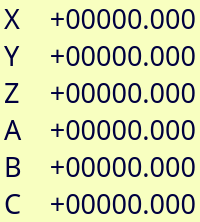
                  <widget class="QWidget" name="frmMPos" native="true">
                   <property name="sizePolicy">
                    <sizepolicy hsizetype="Expanding" vsizetype="Preferred">
                     <horstretch>0</horstretch>
                     <verstretch>0</verstretch>
                    </sizepolicy>
                   </property>
                   <property name="minimumSize">
                    <size>
                     <width>0</width>
                     <height>0</height>
                    </size>
                   </property>
                   <property name="styleSheet">
                    <string notr="true">background-color: rgb(248, 255, 192);
color: rgb(0, 0, 63);</string>
                   </property>
                   <layout class="QGridLayout" name="gridLayout_2">
                    <property name="leftMargin">
                     <number>4</number>
                    </property>
                    <property name="topMargin">
                     <number>0</number>
                    </property>
                    <property name="rightMargin">
                     <number>4</number>
                    </property>
                    <property name="bottomMargin">
                     <number>0</number>
                    </property>
                    <property name="spacing">
                     <number>0</number>
                    </property>
                    <item row="0" column="0">
                     <widget class="QLabel" name="lblLblPosX">
                      <property name="sizePolicy">
                       <sizepolicy hsizetype="Expanding" vsizetype="Fixed">
                        <horstretch>1</horstretch>
                        <verstretch>0</verstretch>
                       </sizepolicy>
                      </property>
                      <property name="maximumSize">
                       <size>
                        <width>16777215</width>
                        <height>16777215</height>
                       </size>
                      </property>
                      <property name="font">
                       <font>
                        <family>LED Calculator</family>
                        <pointsize>20</pointsize>
                       </font>
                      </property>
                      <property name="contextMenuPolicy">
                       <enum>Qt::CustomContextMenu</enum>
                      </property>
                      <property name="text">
                       <string notr="true">X</string>
                      </property>
                     </widget>
                    </item>
                    <item row="0" column="1">
                     <widget class="QLabel" name="lblPosX">
                      <property name="sizePolicy">
                       <sizepolicy hsizetype="Expanding" vsizetype="Fixed">
                        <horstretch>3</horstretch>
                        <verstretch>0</verstretch>
                       </sizepolicy>
                      </property>
                      <property name="minimumSize">
                       <size>
                        <width>0</width>
                        <height>0</height>
                       </size>
                      </property>
                      <property name="font">
                       <font>
                        <family>LED Calculator</family>
                        <pointsize>20</pointsize>
                       </font>
                      </property>
                      <property name="contextMenuPolicy">
                       <enum>Qt::CustomContextMenu</enum>
                      </property>
                      <property name="text">
                       <string notr="true">+00000.000</string>
                      </property>
                      <property name="alignment">
                       <set>Qt::AlignRight|Qt::AlignTrailing|Qt::AlignVCenter</set>
                      </property>
                     </widget>
                    </item>
                    <item row="1" column="0">
                     <widget class="QLabel" name="lblLblPosY">
                      <property name="sizePolicy">
                       <sizepolicy hsizetype="Expanding" vsizetype="Fixed">
                        <horstretch>1</horstretch>
                        <verstretch>0</verstretch>
                       </sizepolicy>
                      </property>
                      <property name="maximumSize">
                       <size>
                        <width>16777215</width>
                        <height>16777215</height>
                       </size>
                      </property>
                      <property name="font">
                       <font>
                        <family>LED Calculator</family>
                        <pointsize>20</pointsize>
                       </font>
                      </property>
                      <property name="contextMenuPolicy">
                       <enum>Qt::CustomContextMenu</enum>
                      </property>
                      <property name="text">
                       <string notr="true">Y</string>
                      </property>
                     </widget>
                    </item>
                    <item row="1" column="1">
                     <widget class="QLabel" name="lblPosY">
                      <property name="sizePolicy">
                       <sizepolicy hsizetype="Expanding" vsizetype="Fixed">
                        <horstretch>3</horstretch>
                        <verstretch>0</verstretch>
                       </sizepolicy>
                      </property>
                      <property name="minimumSize">
                       <size>
                        <width>0</width>
                        <height>0</height>
                       </size>
                      </property>
                      <property name="font">
                       <font>
                        <family>LED Calculator</family>
                        <pointsize>20</pointsize>
                       </font>
                      </property>
                      <property name="contextMenuPolicy">
                       <enum>Qt::CustomContextMenu</enum>
                      </property>
                      <property name="text">
                       <string notr="true">+00000.000</string>
                      </property>
                      <property name="alignment">
                       <set>Qt::AlignRight|Qt::AlignTrailing|Qt::AlignVCenter</set>
                      </property>
                     </widget>
                    </item>
                    <item row="2" column="0">
                     <widget class="QLabel" name="lblLblPosZ">
                      <property name="sizePolicy">
                       <sizepolicy hsizetype="Expanding" vsizetype="Fixed">
                        <horstretch>1</horstretch>
                        <verstretch>0</verstretch>
                       </sizepolicy>
                      </property>
                      <property name="maximumSize">
                       <size>
                        <width>16777215</width>
                        <height>16777215</height>
                       </size>
                      </property>
                      <property name="font">
                       <font>
                        <family>LED Calculator</family>
                        <pointsize>20</pointsize>
                       </font>
                      </property>
                      <property name="contextMenuPolicy">
                       <enum>Qt::CustomContextMenu</enum>
                      </property>
                      <property name="text">
                       <string notr="true">Z</string>
                      </property>
                     </widget>
                    </item>
                    <item row="2" column="1">
                     <widget class="QLabel" name="lblPosZ">
                      <property name="sizePolicy">
                       <sizepolicy hsizetype="Expanding" vsizetype="Fixed">
                        <horstretch>3</horstretch>
                        <verstretch>0</verstretch>
                       </sizepolicy>
                      </property>
                      <property name="minimumSize">
                       <size>
                        <width>0</width>
                        <height>0</height>
                       </size>
                      </property>
                      <property name="font">
                       <font>
                        <family>LED Calculator</family>
                        <pointsize>20</pointsize>
                       </font>
                      </property>
                      <property name="contextMenuPolicy">
                       <enum>Qt::CustomContextMenu</enum>
                      </property>
                      <property name="text">
                       <string notr="true">+00000.000</string>
                      </property>
                      <property name="alignment">
                       <set>Qt::AlignRight|Qt::AlignTrailing|Qt::AlignVCenter</set>
                      </property>
                     </widget>
                    </item>
                    <item row="3" column="0">
                     <widget class="QLabel" name="lblLblPosA">
                      <property name="sizePolicy">
                       <sizepolicy hsizetype="Expanding" vsizetype="Fixed">
                        <horstretch>1</horstretch>
                        <verstretch>0</verstretch>
                       </sizepolicy>
                      </property>
                      <property name="maximumSize">
                       <size>
                        <width>16777215</width>
                        <height>16777215</height>
                       </size>
                      </property>
                      <property name="font">
                       <font>
                        <family>LED Calculator</family>
                        <pointsize>20</pointsize>
                       </font>
                      </property>
                      <property name="contextMenuPolicy">
                       <enum>Qt::CustomContextMenu</enum>
                      </property>
                      <property name="text">
                       <string notr="true">A</string>
                      </property>
                     </widget>
                    </item>
                    <item row="3" column="1">
                     <widget class="QLabel" name="lblPosA">
                      <property name="sizePolicy">
                       <sizepolicy hsizetype="Expanding" vsizetype="Fixed">
                        <horstretch>3</horstretch>
                        <verstretch>0</verstretch>
                       </sizepolicy>
                      </property>
                      <property name="minimumSize">
                       <size>
                        <width>0</width>
                        <height>0</height>
                       </size>
                      </property>
                      <property name="font">
                       <font>
                        <family>LED Calculator</family>
                        <pointsize>20</pointsize>
                       </font>
                      </property>
                      <property name="contextMenuPolicy">
                       <enum>Qt::CustomContextMenu</enum>
                      </property>
                      <property name="text">
                       <string notr="true">+00000.000</string>
                      </property>
                      <property name="alignment">
                       <set>Qt::AlignRight|Qt::AlignTrailing|Qt::AlignVCenter</set>
                      </property>
                     </widget>
                    </item>
                    <item row="4" column="0">
                     <widget class="QLabel" name="lblLblPosB">
                      <property name="sizePolicy">
                       <sizepolicy hsizetype="Expanding" vsizetype="Fixed">
                        <horstretch>1</horstretch>
                        <verstretch>0</verstretch>
                       </sizepolicy>
                      </property>
                      <property name="maximumSize">
                       <size>
                        <width>16777215</width>
                        <height>16777215</height>
                       </size>
                      </property>
                      <property name="font">
                       <font>
                        <family>LED Calculator</family>
                        <pointsize>20</pointsize>
                       </font>
                      </property>
                      <property name="contextMenuPolicy">
                       <enum>Qt::CustomContextMenu</enum>
                      </property>
                      <property name="text">
                       <string notr="true">B</string>
                      </property>
                     </widget>
                    </item>
                    <item row="4" column="1">
                     <widget class="QLabel" name="lblPosB">
                      <property name="sizePolicy">
                       <sizepolicy hsizetype="Expanding" vsizetype="Fixed">
                        <horstretch>3</horstretch>
                        <verstretch>0</verstretch>
                       </sizepolicy>
                      </property>
                      <property name="minimumSize">
                       <size>
                        <width>0</width>
                        <height>0</height>
                       </size>
                      </property>
                      <property name="font">
                       <font>
                        <family>LED Calculator</family>
                        <pointsize>20</pointsize>
                       </font>
                      </property>
                      <property name="contextMenuPolicy">
                       <enum>Qt::CustomContextMenu</enum>
                      </property>
                      <property name="text">
                       <string notr="true">+00000.000</string>
                      </property>
                      <property name="alignment">
                       <set>Qt::AlignRight|Qt::AlignTrailing|Qt::AlignVCenter</set>
                      </property>
                     </widget>
                    </item>
                    <item row="5" column="0">
                     <widget class="QLabel" name="lblLblPosC">
                      <property name="sizePolicy">
                       <sizepolicy hsizetype="Expanding" vsizetype="Fixed">
                        <horstretch>1</horstretch>
                        <verstretch>0</verstretch>
                       </sizepolicy>
                      </property>
                      <property name="maximumSize">
                       <size>
                        <width>16777215</width>
                        <height>16777215</height>
                       </size>
                      </property>
                      <property name="font">
                       <font>
                        <family>LED Calculator</family>
                        <pointsize>20</pointsize>
                       </font>
                      </property>
                      <property name="contextMenuPolicy">
                       <enum>Qt::CustomContextMenu</enum>
                      </property>
                      <property name="text">
                       <string notr="true">C</string>
                      </property>
                     </widget>
                    </item>
                    <item row="5" column="1">
                     <widget class="QLabel" name="lblPosC">
                      <property name="sizePolicy">
                       <sizepolicy hsizetype="Expanding" vsizetype="Fixed">
                        <horstretch>3</horstretch>
                        <verstretch>0</verstretch>
                       </sizepolicy>
                      </property>
                      <property name="minimumSize">
                       <size>
                        <width>0</width>
                        <height>0</height>
                       </size>
                      </property>
                      <property name="font">
                       <font>
                        <family>LED Calculator</family>
                        <pointsize>20</pointsize>
                       </font>
                      </property>
                      <property name="contextMenuPolicy">
                       <enum>Qt::CustomContextMenu</enum>
                      </property>
                      <property name="text">
                       <string notr="true">+00000.000</string>
                      </property>
                      <property name="alignment">
                       <set>Qt::AlignRight|Qt::AlignTrailing|Qt::AlignVCenter</set>
                      </property>
                     </widget>
                    </item>
                   </layout>
                  </widget>
